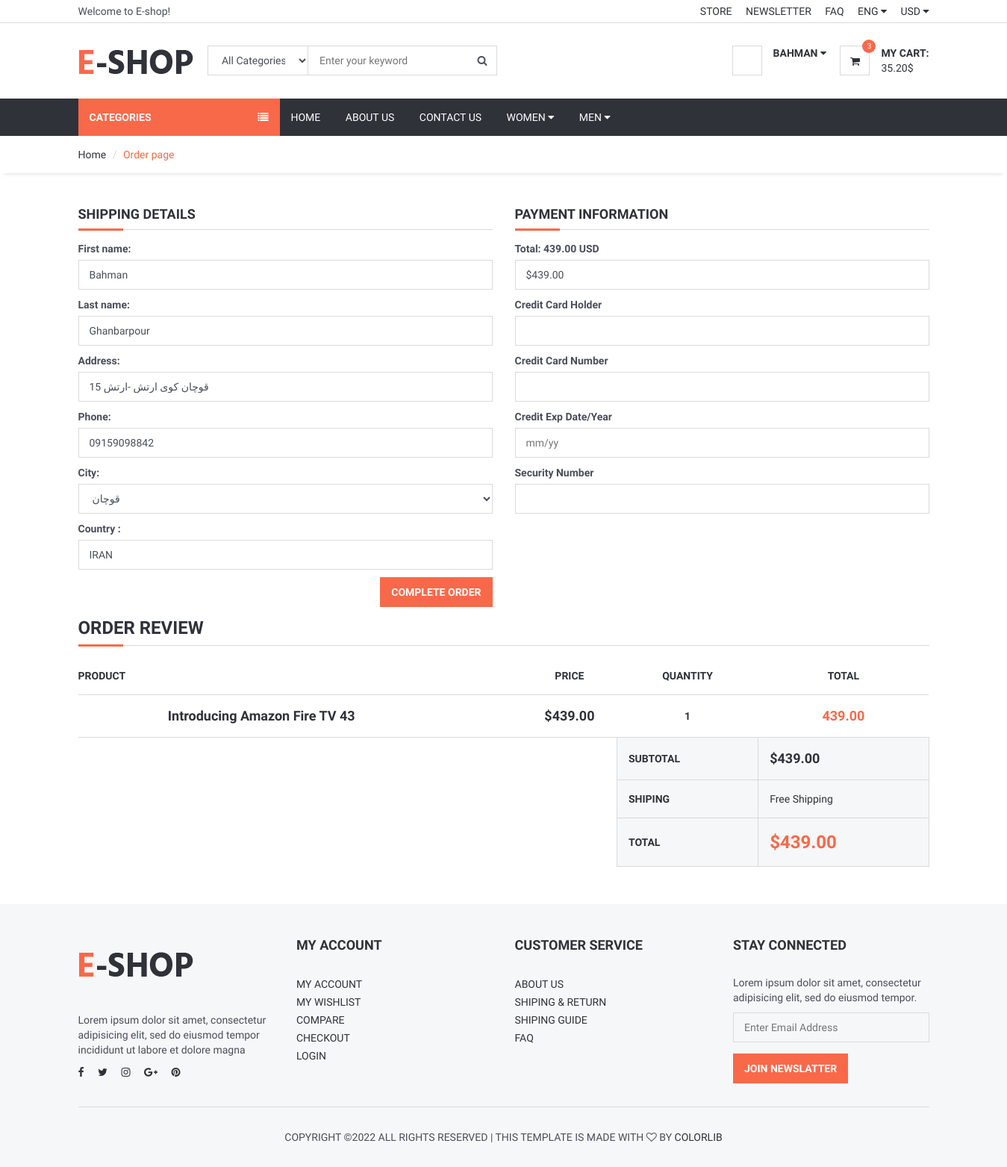
Page /order/orderproduct/ (signed in) on the committed database.
### eshop_User/models.py (models this page shows, shortened)
class UserProfile(models.Model):
    user = models.OneToOneField(User, on_delete=models.CASCADE,verbose_name='کاربر ')
    phone = models.CharField(blank=True, max_length=20,verbose_name='همراه ')
    address = models.CharField(blank=True, max_length=150,verbose_name='آدرس ')
    city = models.CharField(blank=True, max_length=20,verbose_name='شهر ')
    country = models.CharField(blank=True, max_length=50,verbose_name='کشور ')
    image = models.ImageField(blank=True, upload_to='images/users/',verbose_name='تصویر ')
    class Meta:
        verbose_name='کاربر'
        verbose_name_plural='کاربران'
    def image_tag(self):
        return mark_safe('<img src="{}" height="50"/>'.format(self.image.url))
    image_tag.short_description = 'image'

### eshop_Order/models.py (models this page shows, shortened)
class ShopCart(models.Model):
    user = models.ForeignKey(User, on_delete=models.SET_NULL, null=True,verbose_name='کاربر ')
    product = models.ForeignKey(Product, on_delete=models.SET_NULL, null=True,verbose_name='محصول ')
    quantity = models.IntegerField(verbose_name='تعداد ')
    class Meta:
        verbose_name='سبد'
        verbose_name_plural='  بخش سبد خرید'
    @property
    def amount(self):
        return (self.quantity * self.product.price)

### eshop_product/models.py (models this page shows, shortened)
class Product(models.Model):
    STATUS = (
        ('فعال','فعال'),
        ('غیر فعال','غیر فعال'),
    )
    category=models.ForeignKey(Category,on_delete=models.CASCADE,verbose_name='زیر مجموعه ') #many to one Relation with  Category
    title=models.CharField(max_length=150,verbose_name='عنوان ')
    keyword=models.CharField(max_length=255,verbose_name='کلمه کلیدی ')
    description=models.TextField(max_length=255,verbose_name='توضیح کوتاه ')
    image=models.ImageField(upload_to='images/',null=False,verbose_name='تصویر محصول ')
    price=models.DecimalField(max_digits=12,decimal_places=2,default=0,verbose_name='قیمت محصول ')
    amount=models.IntegerField(default=0,verbose_name='تعداد موجودی محصول ')
    min_amount=models.IntegerField(default=1,verbose_name='حداقل موجودی محصول ')
    slug=models.SlugField(null=False,unique=True,verbose_name='آدرس اسلاگ ')
    details=RichTextUploadingField(verbose_name='جزئیات محصول ')
    status=models.CharField(max_length=10,choices=STATUS,verbose_name='وضعیت محصول ')
    create_at=models.DateTimeField(auto_now_add=True,verbose_name='تاریخ ثبت ')
    update_at=models.DateTimeField(auto_now=True,verbose_name='تاریخ آپدیت ')
    def __str__(self):
        return self.title
    class Meta:
        verbose_name='محصول'
        verbose_name_plural='محصولات'
    def image_tag(self):
        return mark_safe('<img src="{}" height="50"/>'.format(self.image.url))
    image_tag.short_description = 'image'

### eshop_Order/views.py (the view, shortened to what this page needs)
# urls.py: path('orderproduct/',views.orderproduct,name='orderproduct'),
def orderproduct(request):
    category = Category.objects.all()
    current_user = request.user
    shopcart = ShopCart.objects.filter(user_id=current_user.id)
    total = 0
    for rs in shopcart:
        total += rs.product.price * rs.quantity
    form = OrderForm()
    profile = UserProfile.objects.get(user_id=current_user.id)
    context = {'shopcart': shopcart,
               'category': category,
               'total': total,
               'form': form,
               'profile': profile,
               }
    return render(request, 'Order_Form.html', context)

### eshop_Order/templates/Order_Form.html (shortened to what this page needs)
{% extends 'shared/homebase.html' %}
{% block sidebar %} {% include 'shared/sidebar.html' %} {% endblock %}
{% block content %}
    <div id="breadcrumb">
        <div class="container">
            <ul class="breadcrumb">
                <li><a href="/">Home</a></li>
                <li class="active">Order page</li>
            </ul>
        </div>
    </div>
    <Form action="" method="post">
        <div class="col-md-6">
        </div>
        <div class="col-md-6">
        </div>
    </Form>
    <div class="section">
        <div class="container">
            <div class="row">
                <Form action="" method="post">
                    <div class="col-md-6">
                        <div class="billing-details">
                            <div class="section-title">
                                <h4 class="title">Shipping Details</h4>
                            </div>
                            <p><label for="id_first_name">First name:</label>
                                <input type="text" name="first_name" value="{{ user.first_name }}" class="input"
                                       maxlength="10"
                                       required id="id_first_name"></p>
                            <p><label for="id_last_name">Last name:</label>
                                <input type="text" name="last_name" value="{{ user.last_name }}" class="input"
                                       maxlength="10"
                                       required id="id_last_name"></p>
                            <p><label for="id_address">Address:</label>
                                <input type="text" name="address" value="{{ profile.address }}" class="input"
                                       maxlength="150"
                                       id="id_address"></p>
                            <p><label for="id_phone">Phone:</label>
                                <input type="text" name="phone" value="{{ profile.phone }}" class="input" maxlength="20"
                                       id="id_phone"></p>
                            <p><label for="id_city">City:</label>
                                <select name="city" class="input" id="id_city">
                                    <option value="{{ profile.city }}" selected>{{ profile.city }}</option>
                                </select></p>
                            <p><label for="id_first_name">Country :</label>
                                <input type="text" name="country" class="input" id="id_country"
                                       value="{{ profile.country }}"></p>
                            <div class="pull-right">
                                <button type="submit" class="primary-btn">Complete Order</button>
                            </div>
                        </div>
                    </div>
                    <div class="col-md-6">
                        <div class="shiping-methods">
                            <div class="section-title">
                                <h4 class="title">Payment Information</h4>
                            </div>
                            <p><label for="id_first_name">Total: {{ total }} USD </label>
                                <input type="text" name="total" class="input" readonly
                                       value="${{ total }} "></p>
                            <p><label for="id_first_name">Credit Card Holder</label>
                                <input type="text" name="holder" class="input" value=""></p>
                            <p><label for="id_first_name">Credit Card Number</label>
                                <input type="text" name="number" class="input" value=""></p>
                            <p><label for="id_first_name">Credit Exp Date/Year</label>
                                <input type="text" name="ecpdate" class="input" placeholder="mm/yy"></p>
                            <p><label for="id_first_name">Security Number</label>
                                <input type="text" name="secnumber" class="input" value=""></p>
                        </div>
                    </div>
                </Form>
                <div class="col-md-12">
                    <div class="order-summary clearfix">
                        <div class="section-title">
                            <h3 class="title">Order Review</h3>
                        </div>
                        <table class="shopping-cart-table table">
                            <thead>
                            <tr>
                                <th>Product</th>
                                <th></th>
                                <th class="text-center">Price</th>
                                <th class="text-center">Quantity</th>
                                <th class="text-center">Total</th>
                            </tr>
                            </thead>
                            <tbody>
                            {% for rs in shopcart %}
                                <tr>
                                    <td class="thumb"><img src="{{ rs.product.Image.url }}" alt=""></td>
                                    <td class="details">
                                        <a href="/product/{{ rs.product.id }}/{{ rs.product.slug }}">{{ rs.product }}</a>
                                    </td>
                                    <td class="price text-center"><strong>${{ rs.product.price }}</strong></td>
                                    <td class="qty text-center"><strong>{{ rs.quantity }}</strong></td>
                                    <td class="total text-center"><strong class="primary-color">{{ rs.amount }}</strong>
                                    </td>
                                </tr>
                            {% endfor %}
                            </tbody>
                            <tfoot>
                            <tr>
                                <th class="empty" colspan="3"></th>
                                <th>SUBTOTAL</th>
                                <th colspan="2" class="sub-total">${{ total }}</th>
                            </tr>
                            <tr>
                                <th class="empty" colspan="3"></th>
                                <th>SHIPING</th>
                                <td colspan="2">Free Shipping</td>
                            </tr>
                            <tr>
                                <th class="empty" colspan="3"></th>
                                <th>TOTAL</th>
                                <th colspan="2" class="total">${{ total }}</th>
                            </tr>
                            </tfoot>
                        </table>
                    </div>
                </div>
            </div>
        </div>
    </div>
{% endblock %}

### templates/shared/header.html (shortened to what this page needs)
{% load static %}
<header>
    <div id="top-header">
        <div class="container">
            <div class="pull-left">
                <span>Welcome to E-shop!</span>
            </div>
            <div class="pull-right">
                <ul class="header-top-links">
                    <li><a href="#">Store</a></li>
                    <li><a href="#">Newsletter</a></li>
                    <li><a href="/faq">FAQ</a></li>
                    <li class="dropdown default-dropdown">
                        <a class="dropdown-toggle" data-toggle="dropdown" aria-expanded="true">ENG <i
                                class="fa fa-caret-down"></i></a>
                    </li>
                    <li class="dropdown default-dropdown">
                        <a class="dropdown-toggle" data-toggle="dropdown" aria-expanded="true">USD <i
                                class="fa fa-caret-down"></i></a>
                    </li>
                </ul>
            </div>
        </div>
    </div>
    <div id="header">
        <div class="container">
            <div class="pull-left">
                <div class="header-logo">
                    <a class="logo" href="/">
                        <img src="{% static '' %}./img/logo.png" alt="">
                    </a>
                </div>
                <div class="header-search">
                    <form action="/search/" method="post">
                        <input id="query" name="query" class="input search-input" type="text"
                               placeholder="Enter your keyword">
                        <select name="catid" class="input search-categories">
                            <option value="0">All Categories</option>
                            {% load mptt_tags %}
                        </select>
                        <button class="search-btn"><i class="fa fa-search"></i></button>
                    </form>
                </div>
            </div>
            <div class="pull-right">
                <ul class="header-btns">
                    <li class="header-account dropdown default-dropdown">
                        {% if user.id is not None %}
                            <div class="dropdown-toggle" role="button" data-toggle="dropdown" aria-expanded="true">
                                <div class="header-btns-icon">
                                </div>
                                <strong class="text-uppercase">{{ user.first_name }} <i
                                        class="fa fa-caret-down"></i></strong>
                            </div>
                        {% else %}
                            <a href="/login" class="text-uppercase">Login</a> /
                            <a href="/signup" class="text-uppercase">sign up</a>
                        {% endif %}
                    </li>
                    <li class="header-cart dropdown default-dropdown">
                        <a href="/shopcart/">
                            <div class="header-btns-icon">
                                <i class="fa fa-shopping-cart"></i>
                                <span class="qty">3</span>
                            </div>
                            <strong class="text-uppercase">My Cart:</strong>
                            <br>
                            <span>35.20$</span>
                        </a>
                    </li>
                </ul>
            </div>
        </div>
    </div>
</header>

### rows in the picture
UserProfile: address "قوچان کوی ارتش -ارتش 15", phone "09159098842", city "قوچان", country "IRAN"
ShopCart: product "Introducing Amazon Fire TV 43", product.price "439.00", quantity "1", amount "439.00"

### other values in the picture
{{ user.first_name }} "BAHMAN"
{{ total }} "439.00"
